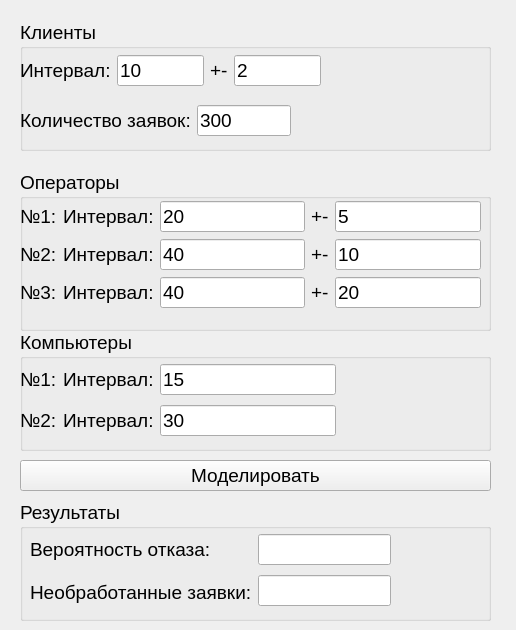
<?xml version="1.0" encoding="UTF-8"?>
<ui version="4.0">
 <class>MainWindow</class>
 <widget class="QMainWindow" name="MainWindow">
  <property name="geometry">
   <rect>
    <x>0</x>
    <y>0</y>
    <width>516</width>
    <height>630</height>
   </rect>
  </property>
  <property name="windowTitle">
   <string>Лабораторная работа №5</string>
  </property>
  <widget class="QWidget" name="centralwidget">
   <widget class="QGroupBox" name="groupBox">
    <property name="geometry">
     <rect>
      <x>20</x>
      <y>20</y>
      <width>471</width>
      <height>131</height>
     </rect>
    </property>
    <property name="font">
     <font>
      <pointsize>14</pointsize>
     </font>
    </property>
    <property name="title">
     <string>Клиенты</string>
    </property>
    <widget class="QWidget" name="horizontalLayoutWidget">
     <property name="geometry">
      <rect>
       <x>0</x>
       <y>30</y>
       <width>301</width>
       <height>41</height>
      </rect>
     </property>
     <layout class="QHBoxLayout" name="horizontalLayout">
      <item>
       <widget class="QLabel" name="label">
        <property name="text">
         <string>Интервал:</string>
        </property>
       </widget>
      </item>
      <item>
       <widget class="QLineEdit" name="client_m">
        <property name="text">
         <string>10</string>
        </property>
       </widget>
      </item>
      <item>
       <widget class="QLabel" name="label_2">
        <property name="text">
         <string>+-</string>
        </property>
       </widget>
      </item>
      <item>
       <widget class="QLineEdit" name="client_d">
        <property name="text">
         <string>2</string>
        </property>
       </widget>
      </item>
     </layout>
    </widget>
    <widget class="QWidget" name="horizontalLayoutWidget_6">
     <property name="geometry">
      <rect>
       <x>0</x>
       <y>80</y>
       <width>271</width>
       <height>41</height>
      </rect>
     </property>
     <layout class="QHBoxLayout" name="horizontalLayout_10">
      <item>
       <widget class="QLabel" name="label_20">
        <property name="text">
         <string>Количество заявок:</string>
        </property>
       </widget>
      </item>
      <item>
       <widget class="QLineEdit" name="client_count">
        <property name="text">
         <string>300</string>
        </property>
       </widget>
      </item>
     </layout>
    </widget>
   </widget>
   <widget class="QGroupBox" name="groupBox_2">
    <property name="geometry">
     <rect>
      <x>20</x>
      <y>170</y>
      <width>471</width>
      <height>161</height>
     </rect>
    </property>
    <property name="font">
     <font>
      <pointsize>14</pointsize>
     </font>
    </property>
    <property name="title">
     <string>Операторы</string>
    </property>
    <widget class="QWidget" name="verticalLayoutWidget">
     <property name="geometry">
      <rect>
       <x>0</x>
       <y>30</y>
       <width>461</width>
       <height>111</height>
      </rect>
     </property>
     <layout class="QVBoxLayout" name="verticalLayout">
      <item>
       <layout class="QHBoxLayout" name="horizontalLayout_3">
        <item>
         <widget class="QLabel" name="label_11">
          <property name="text">
           <string>№1:</string>
          </property>
         </widget>
        </item>
        <item>
         <widget class="QLabel" name="label_5">
          <property name="text">
           <string>Интервал:</string>
          </property>
         </widget>
        </item>
        <item>
         <widget class="QLineEdit" name="operator_m_1">
          <property name="text">
           <string>20</string>
          </property>
         </widget>
        </item>
        <item>
         <widget class="QLabel" name="label_6">
          <property name="text">
           <string>+-</string>
          </property>
         </widget>
        </item>
        <item>
         <widget class="QLineEdit" name="operator_d_1">
          <property name="text">
           <string>5</string>
          </property>
         </widget>
        </item>
       </layout>
      </item>
      <item>
       <layout class="QHBoxLayout" name="horizontalLayout_4">
        <item>
         <widget class="QLabel" name="label_12">
          <property name="text">
           <string>№2:</string>
          </property>
         </widget>
        </item>
        <item>
         <widget class="QLabel" name="label_7">
          <property name="text">
           <string>Интервал:</string>
          </property>
         </widget>
        </item>
        <item>
         <widget class="QLineEdit" name="operator_m_2">
          <property name="text">
           <string>40</string>
          </property>
         </widget>
        </item>
        <item>
         <widget class="QLabel" name="label_8">
          <property name="text">
           <string>+-</string>
          </property>
         </widget>
        </item>
        <item>
         <widget class="QLineEdit" name="operator_d_2">
          <property name="text">
           <string>10</string>
          </property>
         </widget>
        </item>
       </layout>
      </item>
      <item>
       <layout class="QHBoxLayout" name="horizontalLayout_5">
        <item>
         <widget class="QLabel" name="label_13">
          <property name="text">
           <string>№3:</string>
          </property>
         </widget>
        </item>
        <item>
         <widget class="QLabel" name="label_9">
          <property name="text">
           <string>Интервал:</string>
          </property>
         </widget>
        </item>
        <item>
         <widget class="QLineEdit" name="operator_m_3">
          <property name="text">
           <string>40</string>
          </property>
         </widget>
        </item>
        <item>
         <widget class="QLabel" name="label_10">
          <property name="text">
           <string>+-</string>
          </property>
         </widget>
        </item>
        <item>
         <widget class="QLineEdit" name="operator_d_3">
          <property name="text">
           <string>20</string>
          </property>
         </widget>
        </item>
       </layout>
      </item>
     </layout>
    </widget>
   </widget>
   <widget class="QGroupBox" name="groupBox_3">
    <property name="geometry">
     <rect>
      <x>20</x>
      <y>330</y>
      <width>471</width>
      <height>121</height>
     </rect>
    </property>
    <property name="font">
     <font>
      <pointsize>14</pointsize>
     </font>
    </property>
    <property name="title">
     <string>Компьютеры</string>
    </property>
    <widget class="QWidget" name="verticalLayoutWidget_2">
     <property name="geometry">
      <rect>
       <x>0</x>
       <y>30</y>
       <width>461</width>
       <height>81</height>
      </rect>
     </property>
     <layout class="QVBoxLayout" name="verticalLayout_2">
      <item>
       <layout class="QHBoxLayout" name="horizontalLayout_6">
        <item>
         <widget class="QLabel" name="label_14">
          <property name="text">
           <string>№1:</string>
          </property>
         </widget>
        </item>
        <item>
         <widget class="QLabel" name="label_15">
          <property name="text">
           <string>Интервал:</string>
          </property>
         </widget>
        </item>
        <item>
         <widget class="QLineEdit" name="computer_m_1">
          <property name="text">
           <string>15</string>
          </property>
         </widget>
        </item>
        <item>
         <spacer name="horizontalSpacer">
          <property name="orientation">
           <enum>Qt::Horizontal</enum>
          </property>
          <property name="sizeHint" stdset="0">
           <size>
            <width>40</width>
            <height>20</height>
           </size>
          </property>
         </spacer>
        </item>
       </layout>
      </item>
      <item>
       <layout class="QHBoxLayout" name="horizontalLayout_7">
        <item>
         <widget class="QLabel" name="label_17">
          <property name="text">
           <string>№2:</string>
          </property>
         </widget>
        </item>
        <item>
         <widget class="QLabel" name="label_18">
          <property name="text">
           <string>Интервал:</string>
          </property>
         </widget>
        </item>
        <item>
         <widget class="QLineEdit" name="computer_m_2">
          <property name="text">
           <string>30</string>
          </property>
         </widget>
        </item>
        <item>
         <spacer name="horizontalSpacer_2">
          <property name="orientation">
           <enum>Qt::Horizontal</enum>
          </property>
          <property name="sizeHint" stdset="0">
           <size>
            <width>40</width>
            <height>20</height>
           </size>
          </property>
         </spacer>
        </item>
       </layout>
      </item>
     </layout>
    </widget>
   </widget>
   <widget class="QGroupBox" name="groupBox_4">
    <property name="geometry">
     <rect>
      <x>20</x>
      <y>500</y>
      <width>471</width>
      <height>121</height>
     </rect>
    </property>
    <property name="font">
     <font>
      <pointsize>14</pointsize>
     </font>
    </property>
    <property name="title">
     <string>Результаты</string>
    </property>
    <widget class="QWidget" name="horizontalLayoutWidget_5">
     <property name="geometry">
      <rect>
       <x>10</x>
       <y>30</y>
       <width>361</width>
       <height>81</height>
      </rect>
     </property>
     <layout class="QHBoxLayout" name="horizontalLayout_8">
      <item>
       <layout class="QVBoxLayout" name="verticalLayout_4">
        <item>
         <widget class="QLabel" name="label_16">
          <property name="text">
           <string>Вероятность отказа:</string>
          </property>
         </widget>
        </item>
        <item>
         <widget class="QLabel" name="label_19">
          <property name="text">
           <string>Необработанные заявки:</string>
          </property>
         </widget>
        </item>
       </layout>
      </item>
      <item>
       <layout class="QVBoxLayout" name="verticalLayout_5">
        <item>
         <widget class="QLineEdit" name="denial_p"/>
        </item>
        <item>
         <widget class="QLineEdit" name="missed_count"/>
        </item>
       </layout>
      </item>
     </layout>
    </widget>
   </widget>
   <widget class="QPushButton" name="pushButton">
    <property name="geometry">
     <rect>
      <x>20</x>
      <y>460</y>
      <width>471</width>
      <height>31</height>
     </rect>
    </property>
    <property name="font">
     <font>
      <pointsize>14</pointsize>
     </font>
    </property>
    <property name="text">
     <string>Моделировать</string>
    </property>
   </widget>
  </widget>
 </widget>
 <resources/>
 <connections/>
</ui>
